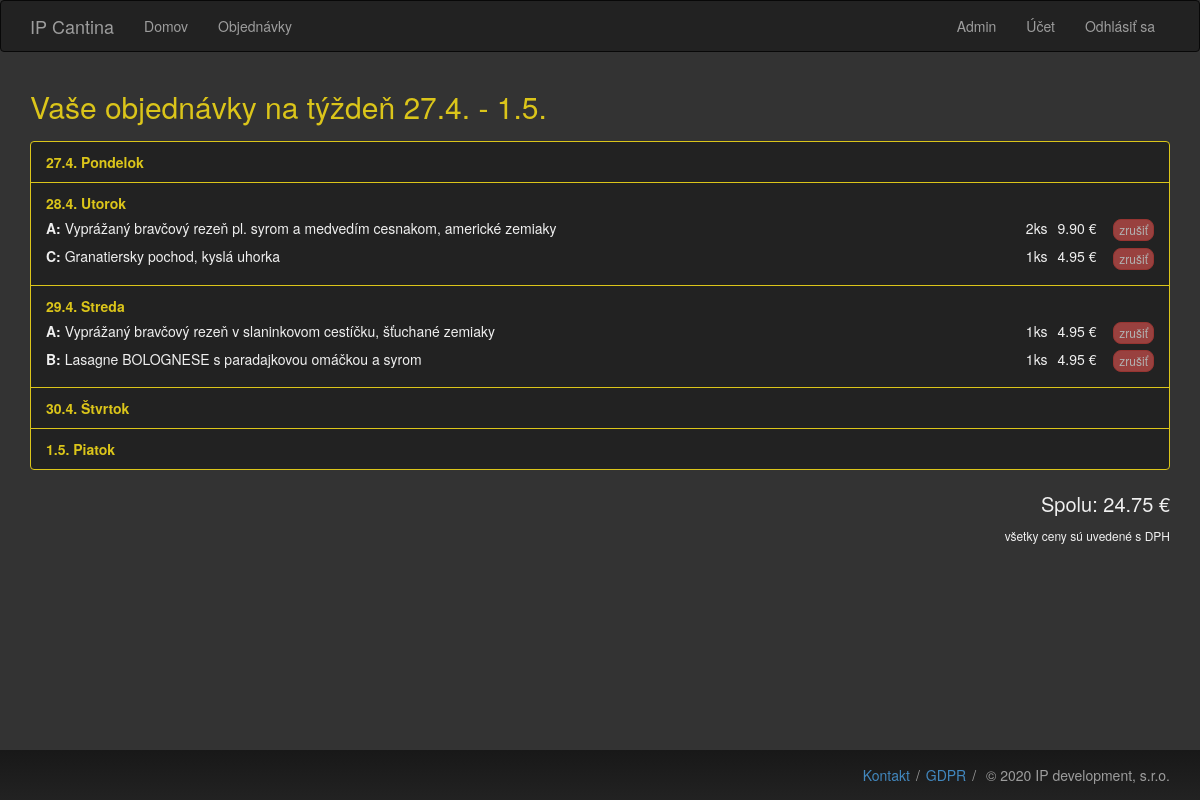
Page /orders (signed in) on the committed database.
### app/models.py (models this page shows, shortened)
class Meal(db.Model):
    id = db.Column(db.Integer, primary_key=True)
    date = db.Column(db.Date, index=True)
    weekday = db.Column(db.Integer)
    label = db.Column(db.String(1))
    portion = db.Column(db.String(8))
    allergens = db.Column(db.String(32))
    description = db.Column(db.String(128))
    price = db.Column(db.Float(precision=2))

### app/routes.py (the view, shortened to what this page needs)
@app.route('/orders', methods=['GET', 'POST'])
@login_required()
def orders():
    orders, price = current_user.get_orders_summary()
    return render_template('orders.html', title='Objednávky', orders=orders, price=price, days=DateUtils())

### app/models.py (called while the page is built)
@login_manager.user_loader
def load_user(id):
    return User.query.get(int(id))

    def get_urole(self):
        return self.urole

    def is_admin(self):
        return self.urole == UserRole.ADMIN

    def get_orders_summary(self):
        orders = [list() for _ in range(5)]
        total_price = 0
        for meal_id, amount in Order.query.filter_by(user_id = self.id).with_entities(
                Order.meal_id, func.count()).group_by(Order.meal_id).all():
            meal = Meal.query.get(meal_id)
            if meal.date >= DateUtils.affected_week_monday():
                orders[meal.weekday].append({'meal': meal, 'amount': amount, 'cancellable': (not DateUtils.deadline_passed(meal.date)) })
                total_price += meal.price * amount
        return orders, total_price

### app/routes.py (called while the page is built)
def login_required(role=UserRole.BASIC):
    def login_wrapper(fn):
        @wraps(fn)
        def decorated_view(*args, **kwargs):
            if not current_user.is_authenticated:
               return login_manager.unauthorized()
            urole = current_user.get_urole()
            if urole != role and role != UserRole.BASIC:
                return login_manager.unauthorized()
            return fn(*args, **kwargs)
        return decorated_view
    return login_wrapper

### app/utils.py (called while the page is built)
    @staticmethod
    def deadline_passed(dt):
        deadline_date = DateUtils.prev_working_day(dt)
        deadline_time = time(hour=app.config['ORDER_DEADLINE_HOUR'])
        deadline = datetime.combine(deadline_date, deadline_time)
        return datetime.now() > deadline

    @staticmethod
    def prev_working_day(day):
        if day.weekday() == 6:
            return day - timedelta(days=2)
        elif day.weekday() == 0:
            return day - timedelta(days=3)
        return day - timedelta(days=1)

    @staticmethod
    def affected_week_monday():
        today = date.today()
        hour = datetime.now().hour
        if today.weekday() > 3 or (today.weekday() == 3 and hour >= 15):
            return today + timedelta(days=7-today.weekday())
        else:
            return DateUtils.monday_date()

    @staticmethod
    def affected_week_friday():
        return DateUtils.affected_week_monday() + timedelta(days=4)

    @staticmethod
    def monday_to_friday_str():
        return "{} - {}".format(DateUtils.to_string(DateUtils.affected_week_monday()),
                                DateUtils.to_string(DateUtils.affected_week_friday()))

### app/templates/orders.html (shortened to what this page needs)
{% extends "base.html" %}
{% block app_content %}
    <h1>Vaše objednávky na týždeň <span class="nowrap">{{ days.monday_to_friday_str() }}</span></h1>
    {% if orders %}
    <ul class="list-group">
        {% for i in range(5) %}
        <li class="list-group-item">
            <span class="yellow"><b>{{ days.to_string(days.date_from_int(i)) }} {{ days.svk_from_int(i) }}</b></span>
            {% for order in orders[i] %}
                <div class="group">
                    <b>{{ order.meal.label }}:</b>
                    {{ order.meal.description }}
                    <div class="order-summary-right">
                        <span class="item"> {{ order.amount }}ks</span>
                        <span class="item">{{ "%.2f" % (order.meal.price * order.amount) }} &euro;</span>
                        <form action="" method="post" class="cancel-form">
                            {% if order.cancellable %}
                                <input type="submit" name="cancel_order" value="zrušiť" class="btn btn-danger btn-xs">
                            {% else %}
                                <input type="submit" name="cancel_order" value="zrušiť" class="btn btn-danger btn-xs" disabled="disabled">
                            {% endif %}
                        </form>
                    </div>
                </div>
            {% endfor %}
        </li>
        {% endfor %}
    </ul>
    <div id="price-summary">
        <span>Spolu: {{ "%.2f" % price }} &euro;</span><br>
        <span id="dph">všetky ceny sú uvedené s DPH</span>
    </div>
    {% else %}
        <p>Momentálne nemáte žiadne objednávky.</p>
    {% endif %}
{% endblock %}

### app/templates/base.html (shortened to what this page needs)
{% extends 'bootstrap/base.html' %}
{% block styles %}
    {{super()}}
    <link rel="stylesheet" href="{{ url_for('static', filename='style.css') }}">
    <link rel="stylesheet" href="{{ url_for('static', filename='dark_style.css') }}">
{% endblock %}
{% block navbar %}
    <nav class="navbar navbar-inverse">
        <div class="container">
            <div class="navbar-header">
                <a class="navbar-brand" href="{{ url_for('index') }}">IP Cantina</a>
            </div>
            <div class="collapse navbar-collapse" id="bs-example-navbar-collapse-1">
                <ul class="nav navbar-nav">
                    <li><a href="{{ url_for('index') }}">Domov</a></li>
                    <li><a href="{{ url_for('orders') }}">Objednávky</a></li>
                </ul>
                <ul class="nav navbar-nav navbar-right">
                    {% if current_user.is_anonymous %}
                        <li><a href="{{ url_for('login') }}">Prihlásiť sa</a></li>
                    {% else %}
                        {% if current_user.is_admin() %}
                            <li id="admin"><a href="{{ url_for('admin') }}">Admin</a></li>
                        {% endif %}
                        <li><a href="{{ url_for('account') }}">Účet</a></li>
                        <li><a href="{{ url_for('logout') }}">Odhlásiť sa</a></li>
                    {% endif %}
                </ul>
            </div>
        </div>
    </nav>
{% endblock %}
{% block content %}
    <div class="content">
        <div class="container">
            {% block app_content %}{% endblock %}
        </div>
    </div>
    {%- block footer %}
    <div class="footer">
        <div class="container">
        <ul>
            <li><a href="{{ url_for('contact') }}">Kontakt</a></li><li><a href="{{ url_for('gdpr') }}">GDPR</a></li>
        </ul>
        <span>&copy; 2020 IP development, s.r.o.</span>
        </div>
    </div>
    {%- endblock footer %}
{% endblock content %}

### app/static/style.css (style rules this page uses)
html, body { height: 100%; }
h1 { font-size: 30px; margin: 18px 0 18px; }
input[disabled="disabled"] , .incrementor span { opacity: 70% }
.list-group-item .group { margin: 5px 0; }
.order-summary-right { float: right; vertical-align: middle; }
.order-summary-right .item { margin: 0 3px; }
.cancel-form { margin-left: 10px; display: inline-block; }
.cancel-form .btn { border-radius: 8px; }
#price-summary { text-align: right; font-size: 20px; margin-bottom: 50px; }
#dph { font-size: 12px; }
.content { min-height: calc(100% - 72px); }
.content .container { padding-bottom: 100px; }
.footer { background: rgb(34,34,34); background: linear-gradient(0deg, rgba(34,34,34,1) 0%, rgba(24,24,24,1) 100%); border-top: #101010; line-height: 50px; text-align: right; height: 50px; margin-top: -50px; color: #9d9d9d; }
.footer ul, .footer li { display: inline-block; margin: 0; padding: 0; }
.footer li:after { margin: 0 6px; content: '/'; }
.group:before, .group:after { content:" "; display: table; }
.group:after { clear:both; }
.group { *zoom: 1; }

### app/static/dark_style.css (style rules this page uses)
body { background-color: #333333; color: #F0F0F0; }
.list-group-item { background-color: #222 !important; border-color: #DBC51A; }
a, a:visited { color: #4287BE; }
.yellow { color: #DBC51A; }
h1 { color: #DBC51A; }

### rows in the picture
Meal: meal.label "A", meal.description "Vyprážaný bravčový rezeň pl. syrom a medvedím cesnakom, americké zemiaky", order.meal.price*order.amount "9.90"
Meal: meal.label "C", meal.description "Granatiersky pochod, kyslá uhorka", order.meal.price*order.amount "4.95"
Meal: meal.label "A", meal.description "Vyprážaný bravčový rezeň v slaninkovom cestíčku, šťuchané zemiaky", order.meal.price*order.amount "4.95"
Meal: meal.label "B", meal.description "Lasagne BOLOGNESE s paradajkovou omáčkou a syrom", order.meal.price*order.amount "4.95"

### other values in the picture
{{ days.monday_to_friday_str() }} "27.4. - 1.5."
{{ days.to_string(days.date_from_int(i)) }} "27.4." "28.4." "29.4." "30.4." "1.5."
{{ days.svk_from_int(i) }} "Pondelok" "Utorok" "Streda" "Štvrtok" "Piatok"
{{ order.amount }} "2" "1" "1" "1"
{{ "%.2f" % price }} "24.75"
